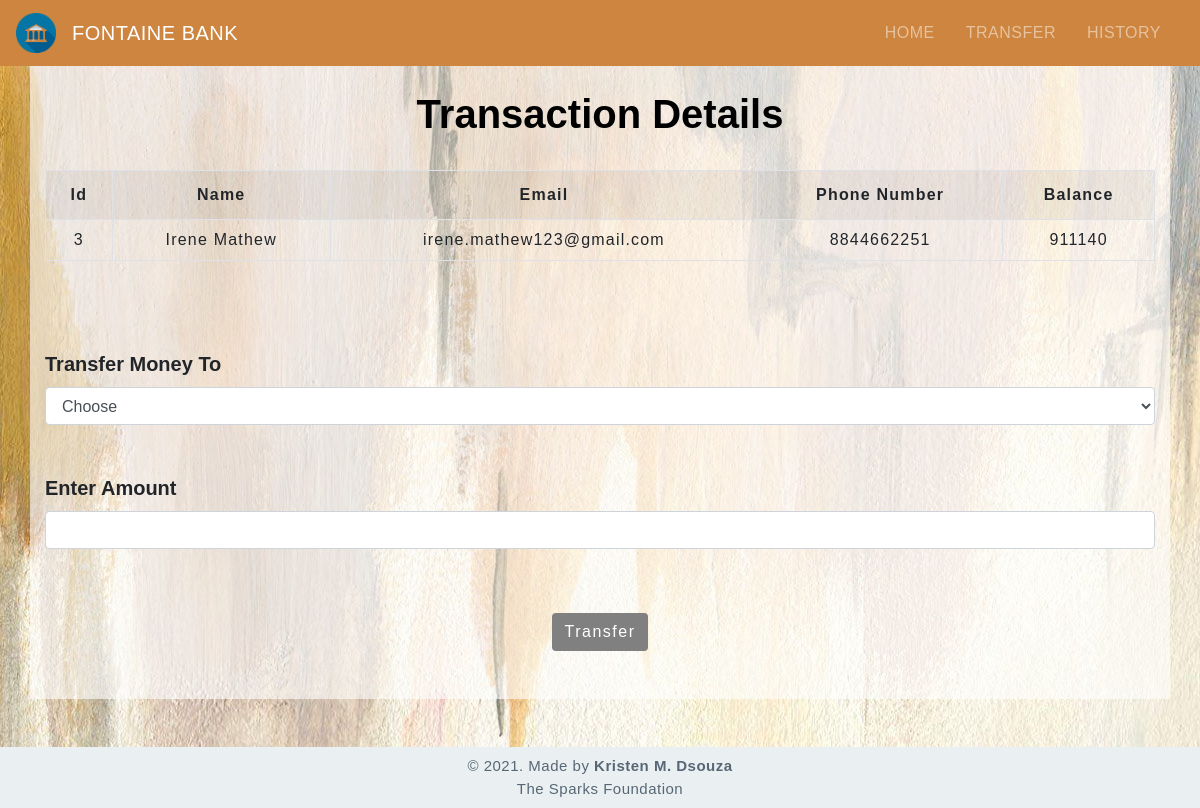
The app's page /selecteduserdetail.php?sno=3 with its own data.
### tables this page shows
CREATE TABLE `users` (
  `SNO` int(3) NOT NULL,
  `NAME` text NOT NULL,
  `EMAIL` varchar(30) NOT NULL,
  `PH_NO` varchar(10) NOT NULL,
  `BALANCE` int(8) NOT NULL
);

### selecteduserdetail.php (the view, shortened to what this page needs)
<!DOCTYPE html>
<html lang="en">
<head>
    <link rel="stylesheet" href="https://maxcdn.bootstrapcdn.com/bootstrap/4.0.0/css/bootstrap.min.css">
    <link rel="stylesheet" type="text/css" href="css/style.css">
    <link rel="stylesheet" type="text/css" href="css/table.css">
    <link rel="stylesheet" type="text/css" href="css/navbar.css">
</head>
<body>
<?php
  include 'navbar.php';
?>
<div  style="background:url('img/background.jpg');">
	<div class="container" style="background-color:rgb(255, 255, 255, .6);">
        <h1 class="text-center pt-4" style="color:black;">Transaction Details</h1>
            <?php
                include 'config.php';
                $sid=$_GET['sno'];
                $sql = "SELECT * FROM  users where sno =$sid";
                $result=mysqli_query($conn,$sql);
                $rows=mysqli_fetch_assoc($result);
            ?>
            <form method="post" name="tcredit" class="tabletext" ><br>
        <div>
            <table class="table table-striped table-condensed table-bordered">
                <tr>
                    <th class="text-center">Id</th>
                    <th class="text-center">Name</th>
                    <th class="text-center">Email</th>
                    <th class="text-center">Phone Number</th>
                    <th class="text-center">Balance</th>
                </tr>
                <tr>
                    <td class="py-2"><?php echo $rows['SNO'] ?></td>
                    <td class="py-2"><?php echo $rows['NAME'] ?></td>
                    <td class="py-2"><?php echo $rows['EMAIL'] ?></td>
                    <td class="py-2"><?php echo $rows['PH_NO'] ?></td>
                    <td class="py-2"><?php echo $rows['BALANCE'] ?></td>
                </tr>
            </table>
        </div>
        <br><br><br>
        <label class="label">Transfer Money To</label>
        <select name="to" class="form-control" required>
            <option value="" disabled selected>Choose</option>
            </select>
            <div>
        <br>
        <br>
            <label class="label">Enter Amount</label>
            <input type="number" class="form-control" name="amount" required>
            <br><br>
                <div class="text-center" >
            <button class="btn mt-3" name="submit" type="submit" id="myBtn">Transfer</button>
            </div>
                 </div>
        </form>
        <br>
        <br>
    </div>
        <footer class="text-center mt-5 py-2">
            <p>&copy 2021. Made by <b>Kristen M. Dsouza</b> <br> The Sparks Foundation</p>
        </footer>
    </div>
</body>
</html>

### css/style.css (style rules this page uses)
* { padding: 0; margin: 0; box-sizing: border-box; font-family: sans-serif; }
h1 { font-weight: bold; transition: 0.5s; text-align: center; }
button { border:none; border-radius: 8px; padding: 10px; background: grey; color:white; letter-spacing: 1.5px; font-size: 15px; transition: 0.5s; }
footer { color:#586776; background-color:#EAF0F1; letter-spacing: 0.5px; }
footer p { margin: 0; font-size: 15px; }

### css/table.css (style rules this page uses)
* { padding: 0; margin: 0; box-sizing: border-box; font-family: sans-serif; }
table { letter-spacing: 1.2px; }
td { text-align: center; }

### selecteduserdetail.php (style rules this page uses)
.label { font-size: 20px; font-weight: bold; }

### records on screen
users: SNO "3", NAME "Irene Mathew", EMAIL "irene.mathew123@gmail.com", PH_NO "8844662251", BALANCE "911140"
